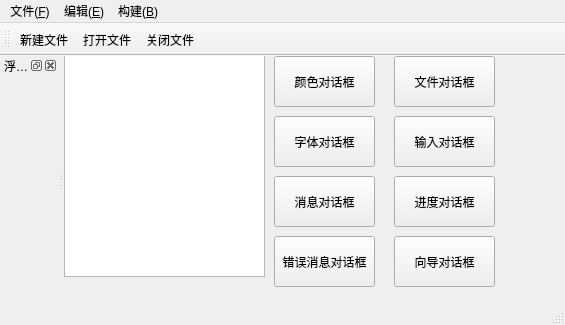
<?xml version="1.0" encoding="UTF-8"?>
<ui version="4.0">
 <class>MainWindow</class>
 <widget class="QMainWindow" name="MainWindow">
  <property name="geometry">
   <rect>
    <x>0</x>
    <y>0</y>
    <width>565</width>
    <height>325</height>
   </rect>
  </property>
  <property name="windowTitle">
   <string>MainWindow</string>
  </property>
  <widget class="QWidget" name="centralWidget">
   <widget class="QTextEdit" name="textEdit">
    <property name="geometry">
     <rect>
      <x>0</x>
      <y>-20</y>
      <width>201</width>
      <height>241</height>
     </rect>
    </property>
   </widget>
   <widget class="QPushButton" name="pushButton">
    <property name="geometry">
     <rect>
      <x>210</x>
      <y>0</y>
      <width>101</width>
      <height>51</height>
     </rect>
    </property>
    <property name="text">
     <string>颜色对话框</string>
    </property>
   </widget>
   <widget class="QPushButton" name="pushButton_2">
    <property name="geometry">
     <rect>
      <x>330</x>
      <y>0</y>
      <width>101</width>
      <height>51</height>
     </rect>
    </property>
    <property name="text">
     <string>文件对话框</string>
    </property>
   </widget>
   <widget class="QPushButton" name="pushButton_3">
    <property name="geometry">
     <rect>
      <x>210</x>
      <y>60</y>
      <width>101</width>
      <height>51</height>
     </rect>
    </property>
    <property name="text">
     <string>字体对话框</string>
    </property>
   </widget>
   <widget class="QPushButton" name="pushButton_4">
    <property name="geometry">
     <rect>
      <x>330</x>
      <y>60</y>
      <width>101</width>
      <height>51</height>
     </rect>
    </property>
    <property name="text">
     <string>输入对话框</string>
    </property>
   </widget>
   <widget class="QPushButton" name="pushButton_5">
    <property name="geometry">
     <rect>
      <x>210</x>
      <y>120</y>
      <width>101</width>
      <height>51</height>
     </rect>
    </property>
    <property name="text">
     <string>消息对话框</string>
    </property>
   </widget>
   <widget class="QPushButton" name="pushButton_6">
    <property name="geometry">
     <rect>
      <x>330</x>
      <y>120</y>
      <width>101</width>
      <height>51</height>
     </rect>
    </property>
    <property name="text">
     <string>进度对话框</string>
    </property>
   </widget>
   <widget class="QPushButton" name="pushButton_7">
    <property name="geometry">
     <rect>
      <x>210</x>
      <y>180</y>
      <width>101</width>
      <height>51</height>
     </rect>
    </property>
    <property name="text">
     <string>错误消息对话框</string>
    </property>
   </widget>
   <widget class="QPushButton" name="pushButton_8">
    <property name="geometry">
     <rect>
      <x>330</x>
      <y>180</y>
      <width>101</width>
      <height>51</height>
     </rect>
    </property>
    <property name="text">
     <string>向导对话框</string>
    </property>
   </widget>
  </widget>
  <widget class="QMenuBar" name="menuBar">
   <property name="geometry">
    <rect>
     <x>0</x>
     <y>0</y>
     <width>565</width>
     <height>17</height>
    </rect>
   </property>
   <widget class="QMenu" name="menu_F">
    <property name="title">
     <string>文件(&amp;F)</string>
    </property>
    <addaction name="actionNew"/>
    <addaction name="actionOpen"/>
    <addaction name="separator"/>
    <addaction name="actionClose"/>
   </widget>
   <widget class="QMenu" name="menu_E">
    <property name="title">
     <string>编辑(&amp;E)</string>
    </property>
   </widget>
   <widget class="QMenu" name="menu_B">
    <property name="title">
     <string>构建(&amp;B)</string>
    </property>
   </widget>
   <addaction name="menu_F"/>
   <addaction name="menu_E"/>
   <addaction name="menu_B"/>
  </widget>
  <widget class="QToolBar" name="mainToolBar">
   <attribute name="toolBarArea">
    <enum>TopToolBarArea</enum>
   </attribute>
   <attribute name="toolBarBreak">
    <bool>false</bool>
   </attribute>
   <addaction name="actionNew"/>
   <addaction name="actionOpen"/>
   <addaction name="actionClose"/>
  </widget>
  <widget class="QStatusBar" name="statusBar"/>
  <widget class="QDockWidget" name="dockWidget">
   <property name="windowTitle">
    <string>浮动窗口</string>
   </property>
   <attribute name="dockWidgetArea">
    <number>1</number>
   </attribute>
   <widget class="QWidget" name="dockWidgetContents"/>
  </widget>
  <action name="actionSb">
   <property name="text">
    <string>New</string>
   </property>
  </action>
  <action name="actionNew">
   <property name="text">
    <string>新建文件</string>
   </property>
  </action>
  <action name="actionOpen">
   <property name="text">
    <string>打开文件</string>
   </property>
  </action>
  <action name="actionClose">
   <property name="text">
    <string>关闭文件</string>
   </property>
  </action>
 </widget>
 <layoutdefault spacing="6" margin="11"/>
 <resources/>
 <connections/>
</ui>
